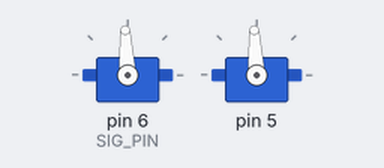
A sketch run on a simulated Arduino Uno, built with avr-gcc and run on an emulated ATmega328P. On the bench: 2 × servo. What the sketch prints to the serial monitor is not drawn.

Above: at 0.1 s.
At 3.9 s:
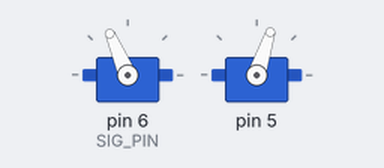
Timing chart, 0 to 5.4 s (numbered marks = the images above):
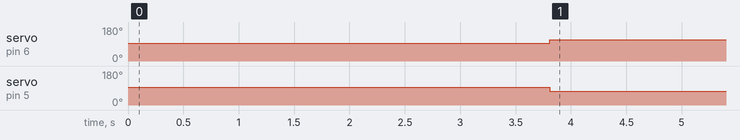

Measured:
- by itself, servo on pin 6 (SIG_PIN): 93° → 113° at 3.8 s
- by itself, servo on pin 5: 93° → 72° at 3.8 s

The sketch:

colorpal_seek_light.ino
```cpp
/*
  colorpal_seek_light.ino
  -----------------------------------------------------------------------------
  Single-sensor light-seeking on a two-wheeled proportional-drive robot.

  Control law (inspired by a tadpole that always swims forward and deflects its
  tail by how fast sensed light is changing — but here it's a differential-drive
  robot, no tail):

    * The ColorPAL is mounted on the LEFT, pointed OUT to the left, in LEDs-off
      incident-light mode (CogVisLight::readLight).
    * Each cycle: delta = current_light - previous_light.
    * Steer by the SIGN and MAGNITUDE of delta, on top of a constant forward
      drive (the robot always rolls forward — the "always swimming" part):
          left  = BASE - GAIN * delta
          right = BASE + GAIN * delta
      -> current > previous (brighter): right faster => turn LEFT  (toward the
         left-pointed sensor's light).
      -> current < previous (dimmer):  left  faster => turn RIGHT (swing the
         left sensor back toward the source).
    * No deadband — pure response, twitches and all.

  The robot continuously steers to keep its left-pointed sensor seeing more
  light, hunting toward the source through motion itself.

  HARDWARE:
    ColorPAL SIG -> SIG_PIN (6), +5V -> 5V, GND -> GND.  Classic AVR board.
    Servos: LEFT channel 6, RIGHT channel 5.
    Mount the sensor on the LEFT of the robot, aimed OUT to the left.

  TUNING: BASE (forward speed), GAIN (how hard a given light-change steers),
  SLICE_SEC (control-loop slice). GAIN is the main knob — too high = wild
  swings, too low = sluggish tracking.
*/

#include "CogVisLight.h"
#include <Servo.h>
#include "CogServo.h"

// ── Light sensor (LEFT-mounted, aimed left, LEDs-off incident-light mode) ──
const uint8_t SIG_PIN  = 6;
const long    PAL_BAUD = 4800;
CogVisLight   light(SIG_PIN, PAL_BAUD);

// ── Drivetrain ──
const int LEFT_SERVO_CHANNEL  = 6;
const int RIGHT_SERVO_CHANNEL = 5;
CogServo  drive;

// ── Tadpole-style control tuning ──
// GAIN is the main knob. In simulation, higher gain tightens the inward spiral
// (helical klinotaxis); too-low gain wanders more than it spirals. The RIGHT
// value depends on your sensor's real directional response and the actual size
// of the light deltas per step, so expect to tune this on hardware. Start here
// and raise GAIN if the robot wanders instead of spiralling toward the light;
// lower it if the steering is violently twitchy.
const int   BASE      = 35;     // constant forward drive (always rolling)
const float GAIN      = 2.0;    // wheel offset per unit of light-delta
const float SLICE_SEC = 0.12;   // control-loop time slice

int previousLight = -1;         // last reading (-1 = none yet)

static int clampProp(int v) {
    if (v >  100) return  100;
    if (v < -100) return -100;
    return v;
}

void setup() {
    Serial.begin(9600);
    Serial.println("ColorPAL tadpole-style light-seek (left sensor, delta steering)");
    drive.begin(LEFT_SERVO_CHANNEL, RIGHT_SERVO_CHANNEL);
    light.beginLightMode();
    delay(300);
}

void loop() {
    int now;
    if (!light.readLight(&now)) {
        // Dropped frame: keep swimming straight forward, try again next cycle.
        drive.driveProportional(BASE, BASE, SLICE_SEC);
        return;
    }

    if (previousLight < 0) {          // first reading: establish baseline
        previousLight = now;
        drive.driveProportional(BASE, BASE, SLICE_SEC);
        return;
    }

    int delta = now - previousLight;                 // temporal light change
    int offset = (int)(GAIN * delta);                // steering deflection

    int leftProp  = clampProp(BASE - offset);        // brighter -> left slower
    int rightProp = clampProp(BASE + offset);        // brighter -> right faster
    drive.driveProportional(leftProp, rightProp, SLICE_SEC);

    Serial.print("light="); Serial.print(now);
    Serial.print(" delta="); Serial.print(delta);
    Serial.print(" -> L="); Serial.print(leftProp);
    Serial.print(" R="); Serial.println(rightProp);

    previousLight = now;
}
```

CogAnaDigi.cpp
```cpp
#include "CogAnaDigi.h"

// Define the class String constants
const String CogAnaDigi::ANALOG  = "Analog";
const String CogAnaDigi::DIGITAL = "Digital";

CogAnaDigi::CogAnaDigi(const String& pinLabel) {
    initFromLabel(pinLabel);
    commonInit();
}

CogAnaDigi::CogAnaDigi(int pin)
: _sensorType(DIGITAL), _pin(pin), _rawData(0)  // default to DIGITAL for numeric constructor
{
    commonInit();
}

void CogAnaDigi::initFromLabel(const String& pinLabel) {
    // Detect presence of 'A' or 'a' anywhere in the label
    bool hasA = (pinLabel.indexOf('A') >= 0) || (pinLabel.indexOf('a') >= 0);
    if (hasA) {
        _sensorType = ANALOG;

        // Extract the digits after the first 'A'/'a'
        int aIdx = pinLabel.indexOf('A');
        if (aIdx < 0) aIdx = pinLabel.indexOf('a');

        String numPart = pinLabel.substring(aIdx + 1);
        numPart.trim();

        int analogIndex = numPart.toInt(); // e.g., "3" -> 3 for A3

        // Compute pin constant. On AVR/most cores A0..An are consecutive.
        // Using A0 + index keeps it portable across many boards.
        _pin = analogIndex;
    } else {
        _sensorType = DIGITAL;
        _pin = pinLabel.toInt(); // e.g., "13" -> 13
    }
}

void CogAnaDigi::commonInit() {
    pinMode(_pin, INPUT);
    _rawData = 0;
}

int CogAnaDigi::getRawData() {
    if (_sensorType == DIGITAL) {
        _rawData = digitalRead(_pin);
    } else {
        _rawData = analogRead(_pin);
    }
    return _rawData;
}

String CogAnaDigi::getSensorType(){
  return _sensorType;
}

int CogAnaDigi::getPin(){
  return _pin;
}
```

CogAnaDigi.h
```cpp
#ifndef COGANADIGI_H
#define COGANADIGI_H

#include <Arduino.h>

class CogAnaDigi {
public:
    // Class-string constants (values "Analog" and "Digital")
    static const String ANALOG;
    static const String DIGITAL;

    // Constructor that accepts a label like "A0" or "13".
    explicit CogAnaDigi(const String& pinLabel);

    // Constructor that accepts a numeric pin (assumed DIGITAL by default).
    explicit CogAnaDigi(int pin);

    // Read raw sensor data: digitalRead for DIGITAL, analogRead for ANALOG
    int getRawData();

    String getSensorType();

    int getPin();

private:
    String _sensorType; // "Analog" or "Digital"
    int    _pin;        // Arduino pin: e.g., A0 or 9
    int    _rawData;    // last raw reading

    // Helper: parse "A#" or "#" into a pin number and set _sensorType
    void initFromLabel(const String& pinLabel);

    // Common initializer after _pin/_sensorType are decided
    void commonInit();
};

#endif // COGANADIGI_H
```

CogServo.cpp
```cpp
#include "CogServo.h"

// -------------------- Constructors --------------------

CogServo::CogServo()
: _leftValue(0), _rightValue(0),
  _leftUs(DEFAULT_NEUTRAL_US),  _rightUs(DEFAULT_NEUTRAL_US),
  _leftNeutralUs(DEFAULT_NEUTRAL_US), _rightNeutralUs(DEFAULT_NEUTRAL_US) {
}

// -------------------- Public API --------------------

void CogServo::begin(uint8_t leftPin, uint8_t rightPin) {
    _leftServo.attach(leftPin);
    _rightServo.attach(rightPin);
    // Neutral before anything else can command motion.
    _leftUs  = _leftNeutralUs;
    _rightUs = _rightNeutralUs;
    writeCurrent();
}

void CogServo::setNeutral(int leftNeutralUs, int rightNeutralUs) {
    _leftNeutralUs  = clampMicros(leftNeutralUs);
    _rightNeutralUs = clampMicros(rightNeutralUs);
    // Apply immediately: whatever was commanded before was relative to the
    // OLD neutral, so leaving it in place would mean a silent drift.
    _leftUs  = _leftNeutralUs;
    _rightUs = _rightNeutralUs;
    writeCurrent();
}


// ── Cooperative wait ──────────────────────────────────────────────────────────

void (*CogServo::_waitTick)() = nullptr;

void CogServo::setWaitTick(void (*fn)()) { _waitTick = fn; }

// Spin until `seconds` have elapsed, giving the tick a chance to run. Falls
// back to delay() when no hook is installed, so behaviour is unchanged for
// sketches that never call setWaitTick().
void CogServo::_hold(float seconds)
{
    if (seconds <= 0.0f) return;
    const unsigned long ms = (unsigned long)(seconds * 1000.0f);

    if (_waitTick == nullptr) {
        delay(ms);
        return;
    }
    const unsigned long start = millis();
    while (millis() - start < ms) {
        _waitTick();
    }
}

void CogServo::driveProportional(int leftProportion, int rightProportion, float durationInSeconds) {
    leftProportion = -leftProportion;

    _leftUs  = mapProportionToMicros(leftProportion,  _leftNeutralUs);
    _rightUs = mapProportionToMicros(rightProportion, _rightNeutralUs);

    writeCurrent();

    // ORIGINAL (blocking) -- kept for reference; _hold() is identical when no
    // wait tick is installed:
    //     if (durationInSeconds > 0.0f) {
    //         const unsigned long ms =
    //             (unsigned long)(durationInSeconds * 1000.0f);
    //         delay(ms);
    //     }
    _hold(durationInSeconds);
}

void CogServo::drive(float durationInSeconds) {
    // Write whatever the current members are (no remapping)
    writeCurrent();

    // ORIGINAL (blocking):
    //     if (durationInSeconds > 0.0f) {
    //         const unsigned long ms =
    //             (unsigned long)(durationInSeconds * 1000.0f);
    //         delay(ms);
    //     }
    _hold(durationInSeconds);
}

// delta is in MICROSECONDS now, not degrees.
void CogServo::translate(int delta) {
    _leftUs  = clampMicros(_leftUs  + delta);
    _rightUs = clampMicros(_rightUs + delta);
    writeCurrent();
}

void CogServo::rotate(int leftDelta, int rightDelta) {
    _leftUs  = clampMicros(_leftUs  + leftDelta);
    _rightUs = clampMicros(_rightUs + rightDelta);
    writeCurrent();
}

void CogServo::halt(float durationInSeconds) {
    _leftUs  = _leftNeutralUs;
    _rightUs = _rightNeutralUs;
    writeCurrent();

    if (durationInSeconds > 0.0f) {
        const unsigned long ms = (unsigned long)(durationInSeconds * 1000.0f);
        delay(ms);
    }
}

// -------------------- Private helpers --------------------

int CogServo::clampMicros(int us) {
    // Standard hobby-servo pulse range. Anything outside is meaningless and
    // some servos stall or buzz when fed it.
    if (us < 900) us = 900;
    if (us > 2100) us = 2100;
    return us;
}

// Proportion 0 -> this side's neutral; +/-100 -> neutral -/+ SPAN_US.
// The sign is inverted (+100 maps BELOW neutral) to preserve the direction
// convention the old angle mapping had: map(p, -100, 100, 180, 0).
int CogServo::mapProportionToMicros(int proportion, int neutralUs) {
    proportion = constrain(proportion, -100, 100);
    return clampMicros(neutralUs - (proportion * SPAN_US) / 100);
}


void CogServo::writeCurrent() {
    // writeMicroseconds, NOT write(angle): Servo.h maps angles onto
    // 544..2400 us, so write(90) emits 1472 us and "stop" becomes a crawl.
    _leftServo.writeMicroseconds(_leftUs);
    _rightServo.writeMicroseconds(_rightUs);
}
```

CogServo.h
```cpp
#ifndef COGSERVO_H
#define COGSERVO_H

#include <Arduino.h>
#include <Servo.h>

// SERVO.H ONLY. The PCA9685 (Adafruit_PWMServoDriver) path was removed: the
// physical robot drives two continuous-rotation servos straight off Arduino
// pins, and the dual-mode code was never exercised. Keeping it cost a real
// bug — the sketch declared a PCA9685, constructed the robot in Servo mode
// anyway, and passed PCA9685 CHANNEL numbers as pin numbers, so the robot
// spun at power-on before any behaviour ran.
class CogServo {
public:
    // --- Constructors ---
    // Default: use the standard Servo.h
    CogServo();


    ~CogServo() = default;

    // ── Neutral pulse widths ──────────────────────────────────────────────
    //
    // The pulse width at which each wheel does NOT turn. Proportion 0 maps
    // here; +/-100 maps SPAN_US either side.
    //
    // One per side because continuous-rotation servos are not identical: if
    // the two neutrals differ, driveProportional(50, 50) does not drive
    // straight, and that reads as a control problem rather than a hardware
    // one. Measure each wheel's stop point and set them per robot.
    //
    // 1500 us is the nominal CR neutral and the right DEFAULT, but it is not
    // a fact about any particular servo. A development pair measured here sat
    // still from 1500 all the way to 1600 — a 100 us dead zone centred nearer
    // 1550 than 1500.
    //
    // WHY MICROSECONDS AND NOT ANGLES: Servo.h maps write(angle) onto
    // 544..2400 us, so write(90) emits 1472 us — 28 us BELOW neutral, about
    // 14% of full speed. "Stop" was a slow spin. Angles cannot express a
    // servo's true neutral; microseconds can.
    static const int DEFAULT_NEUTRAL_US = 1500;
    static const int SPAN_US            = 600;   // +/-100 -> neutral +/- 600

    // Attach two drive outputs on Arduino pins and hold both at neutral.
    void begin(uint8_t leftPin, uint8_t rightPin);

    // Override the measured stop points, in microseconds. Call after begin().
    void setNeutral(int leftNeutralUs, int rightNeutralUs);
    int  leftNeutral()  const { return _leftNeutralUs; }
    int  rightNeutral() const { return _rightNeutralUs; }

    // Drive using proportions in [-100, 100]; 0 is neutral, negative is
    // reverse. Blocks (cooperatively) for durationInSeconds.
    // ── Cooperative wait hook ─────────────────────────────────────────────
    //
    // driveProportional() and drive() hold the robot in a primitive for a
    // fixed duration. That wait used to be a bare delay(), which stops
    // EVERYTHING -- including the BLE stack, which is only serviced from
    // loop(). A 1.0 s primitive therefore left the radio unserviced for a
    // full second, long enough for a scan or a connection attempt to time
    // out, and it is why a running robot appeared to vanish.
    //
    // Set a tick function and the wait calls it repeatedly instead of
    // sleeping. Pass nullptr (the default) to get the old blocking
    // behaviour. The hook must be cheap and must NOT drive the motors.
    //
    //     CogServo::setWaitTick([]{ BLE.poll(); });
    //
    // Static because the sketch has one drivetrain and the hook is a
    // property of the program, not of an instance.
    static void setWaitTick(void (*fn)());

    void driveProportional(int leftProportion, int rightProportion, float durationInSeconds);

    // Writes current values to hardware and then delays (no remapping)
    void drive(float durationInSeconds);

    // Adjust both by 'delta' (angles in Servo mode, microseconds in PWM mode) and write.
    void translate(int delta);

    // Adjust left/right independently and write.
    void rotate(int leftDelta, int rightDelta);

    // Halt: centers both (90 deg in Servo mode, 1450 us in PWM mode).
    void halt(float durationInSeconds);

    // Optional helpers (angles when in Servo mode; last requested angle)
    int getLeftValue()  const { return _leftValue; }
    int getRightValue() const { return _rightValue; }
    // Last commanded pulse widths, in microseconds.
    int getLeftAngle()  const { return _leftUs; }   // name kept for callers
    int getRightAngle() const { return _rightUs; }
    int getLeftMicros()  const { return _leftUs; }
    int getRightMicros() const { return _rightUs; }

protected:
    // Hold for `seconds`, calling the wait tick if one is installed.
    static void _hold(float seconds);
    static void (*_waitTick)();

private:

    // Mode

    // --- Servo.h mode members ---
    Servo _leftServo;
    Servo _rightServo;

    // --- PWM driver mode members ---

    // Bookkeeping (semantic: “current request”)
    int _leftValue;    // generic current value (kept for compatibility)
    int _rightValue;
    int _leftUs;            // last commanded pulse width
    int _rightUs;
    int _leftNeutralUs;     // this wheel's measured stop point
    int _rightNeutralUs;

    // Helpers
    static int clampMicros(int us);
    // [-100..100] -> microseconds about THIS side's neutral.
    static int mapProportionToMicros(int proportion, int neutralUs);
    void writeCurrent();                                           // Servo.write() on both pins
};

#endif // COGSERVO_H
```

Source omitted: CogVisLight.cpp (5503 bytes), CogVisLight.h (2788 bytes)
